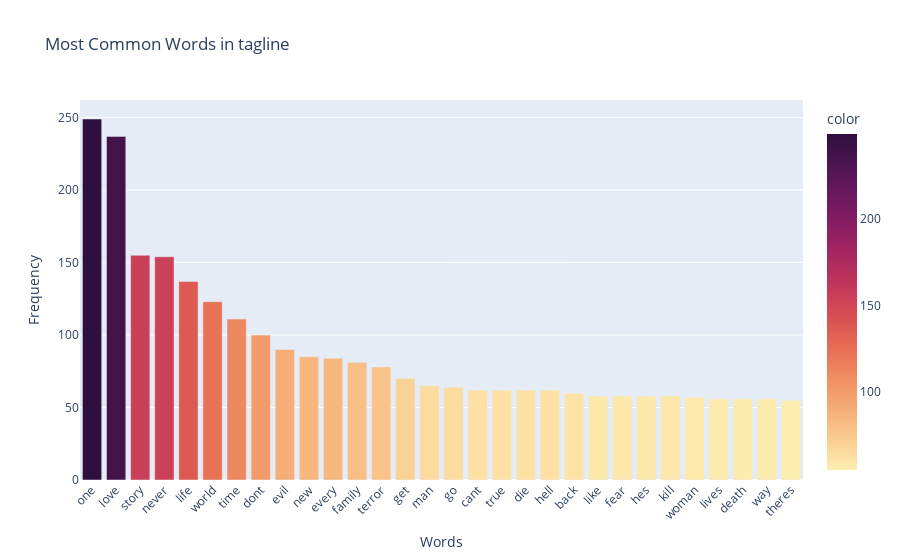

Notebook code cell kept with this figure:
### Markdown cell above
**Tagline Word Count**

### Code cell
sentiment_utils.analyze_most_common_words(cleaned_films, text_column='tagline', top_n=30)

### Figure 1 — Plotly figure (JSON) as saved in the notebook; plotly's stock layout.template omitted (floating-point values rounded to 4 significant figures)
{"data": [{"alignmentgroup": "True", "hovertemplate": "Words=%{x}<br>Frequency=%{y}<br>color=%{marker.color}<extra></extra>", "legendgroup": "", "marker": {"color": [249, 237, 155, 154, 137, 123, 111, 100, 90, 85, 84, 81, 78, 70, 65, 64, 62, 62, 62, 62, 60, 58, 58, 58, 58, 57, 56, 56, 56, 55], "coloraxis": "coloraxis", "pattern": {"shape": ""}}, "name": "", "offsetgroup": "", "orientation": "v", "showlegend": false, "textposition": "auto", "type": "bar", "x": ["one", "love", "story", "never", "life", "world", "time", "dont", "evil", "new", "every", "family", "terror", "get", "man", "go", "cant", "true", "die", "hell", "back", "like", "fear", "hes", "kill", "woman", "lives", "death", "way", "theres"], "xaxis": "x", "y": [249, 237, 155, 154, 137, 123, 111, 100, 90, 85, 84, 81, 78, 70, 65, 64, 62, 62, 62, 62, 60, 58, 58, 58, 58, 57, 56, 56, 56, 55], "yaxis": "y"}], "layout": {"barmode": "relative", "coloraxis": {"colorbar": {"title": {"text": "color"}}, "colorscale": [[0, "rgb(253, 237, 176)"], [0.09091, "rgb(250, 205, 145)"], [0.1818, "rgb(246, 173, 119)"], [0.2727, "rgb(240, 142, 98)"], [0.3636, "rgb(231, 109, 84)"], [0.4545, "rgb(216, 80, 83)"], [0.5455, "rgb(195, 56, 90)"], [0.6364, "rgb(168, 40, 96)"], [0.7273, "rgb(138, 29, 99)"], [0.8182, "rgb(107, 24, 93)"], [0.9091, "rgb(76, 21, 80)"], [1, "rgb(47, 15, 61)"]]}, "legend": {"tracegroupgap": 0}, "title": {"text": "Most Common Words in tagline"}, "xaxis": {"anchor": "y", "domain": [0, 1], "tickangle": -45, "title": {"text": "Words"}}, "yaxis": {"anchor": "x", "domain": [0, 1], "title": {"text": "Frequency"}}}}
